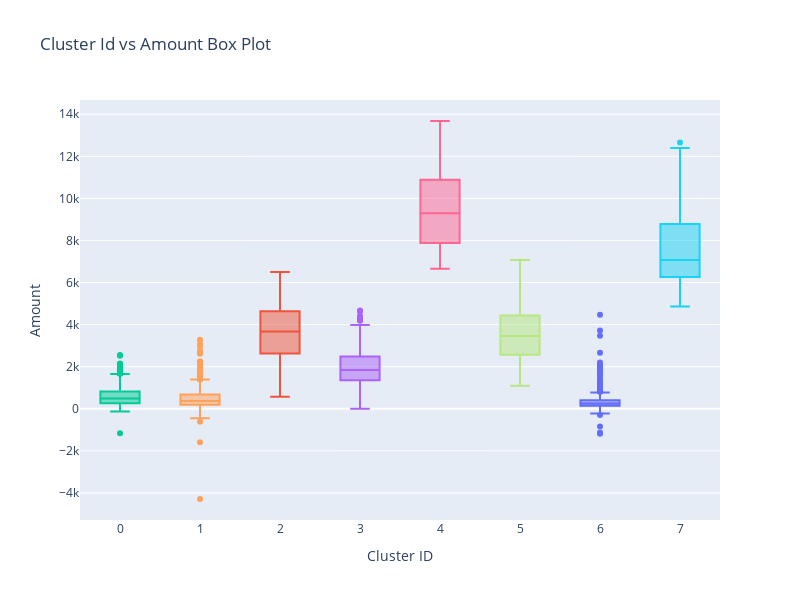

Notebook cell for this chart:
### Code cell
fig = px.box(merged_rfm, x='Cluster_Id', y='Amount',
             title="Cluster Id vs Amount Box Plot",
             labels={'Cluster_Id': 'Cluster ID', 'Amount': 'Amount'},
             color='Cluster_Id')

fig.update_layout(
    xaxis=dict(title="Cluster ID", title_font=dict(size=14)),
    yaxis=dict(title="Amount", title_font=dict(size=14)),
    showlegend=False,
    width=800,
    height=600
)

fig.show()

### Figure 1 — Plotly figure (JSON) as saved in the notebook; plotly's stock layout.template omitted (floating-point values rounded to 4 significant figures; data arrays with more than 128 entries replaced by an {"elided": "..."} marker saying what was removed)
{"data": [{"alignmentgroup": "True", "hovertemplate": "Cluster ID=%{x}<br>Amount=%{y}<extra></extra>", "legendgroup": "6", "marker": {"color": "#636efa"}, "name": "6", "notched": false, "offsetgroup": "6", "orientation": "v", "showlegend": true, "type": "box", "x": {"elided": "604 int values"}, "x0": " ", "xaxis": "x", "y": {"elided": "604 float values"}, "y0": " ", "yaxis": "y"}, {"alignmentgroup": "True", "hovertemplate": "Cluster ID=%{x}<br>Amount=%{y}<extra></extra>", "legendgroup": "2", "marker": {"color": "#EF553B"}, "name": "2", "notched": false, "offsetgroup": "2", "orientation": "v", "showlegend": true, "type": "box", "x": {"elided": "278 int values"}, "x0": " ", "xaxis": "x", "y": {"elided": "278 float values"}, "y0": " ", "yaxis": "y"}, {"alignmentgroup": "True", "hovertemplate": "Cluster ID=%{x}<br>Amount=%{y}<extra></extra>", "legendgroup": "0", "marker": {"color": "#00cc96"}, "name": "0", "notched": false, "offsetgroup": "0", "orientation": "v", "showlegend": true, "type": "box", "x": {"elided": "1737 int values"}, "x0": " ", "xaxis": "x", "y": {"elided": "1737 float values"}, "y0": " ", "yaxis": "y"}, {"alignmentgroup": "True", "hovertemplate": "Cluster ID=%{x}<br>Amount=%{y}<extra></extra>", "legendgroup": "3", "marker": {"color": "#ab63fa"}, "name": "3", "notched": false, "offsetgroup": "3", "orientation": "v", "showlegend": true, "type": "box", "x": {"elided": "768 int values"}, "x0": " ", "xaxis": "x", "y": {"elided": "768 float values"}, "y0": " ", "yaxis": "y"}, {"alignmentgroup": "True", "hovertemplate": "Cluster ID=%{x}<br>Amount=%{y}<extra></extra>", "legendgroup": "1", "marker": {"color": "#FFA15A"}, "name": "1", "notched": false, "offsetgroup": "1", "orientation": "v", "showlegend": true, "type": "box", "x": {"elided": "700 int values"}, "x0": " ", "xaxis": "x", "y": {"elided": "700 float values"}, "y0": " ", "yaxis": "y"}, {"alignmentgroup": "True", "hovertemplate": "Cluster ID=%{x}<br>Amount=%{y}<extra></extra>", "legendgroup": "7", "marker": {"color": "#19d3f3"}, "name": "7", "notched": false, "offsetgroup": "7", "orientation": "v", "showlegend": true, "type": "box", "x": [7, 7, 7, 7, 7, 7, 7, 7, 7, 7, 7, 7, 7, 7, 7, 7, 7, 7, 7, 7, 7, 7, 7, 7, 7, 7, 7, 7, 7, 7, 7, 7, 7, 7, 7, 7, 7, 7, 7, 7, 7, 7, 7, 7, 7, 7, 7, 7, 7, 7, 7, 7, 7, 7, 7, 7, 7, 7, 7, 7, 7, 7, 7, 7, 7, 7, 7, 7, 7, 7, 7, 7, 7], "x0": " ", "xaxis": "x", "y": [6208.0, 11060.0, 6416.0, 5059.0, 7830.0, 6547.0, 11990.0, 7187.0, 9861.0, 4864.0, 9294.0, 9120.0, 6977.0, 6748.0, 11580.0, 7092.0, 6855.0, 6912, 8689.0, 7741.0, 9804.0, 6083.0, 5815.0, 7073.0, 10740.0, 6703.0, 7792.0, 8025.0, 4912.0, 6135.0, 10460.0, 5977.0, 5670.0, 12650.0, 11340.0, 9452.0, 5843.0, 7913.0, 11120.0, 6530.0, 5757.0, 10330.0, 7804.0, 6945.0, 6569.0, 6424.0, 5126.0, 6102.0, 12390.0, 6288.0, 10220.0, 6618.0, 6841.0, 5204.0, 6676.0, 11900.0, 6749.0, 5665.0, 6654.0, 8568.0, 8094.0, 7066.0, 5462.0, 8574.0, 5116.0, 4892.0, 8601.0, 7331.0, 6838.0, 9066.0, 8393.0, 7490.0, 7277.0], "y0": " ", "yaxis": "y"}, {"alignmentgroup": "True", "hovertemplate": "Cluster ID=%{x}<br>Amount=%{y}<extra></extra>", "legendgroup": "4", "marker": {"color": "#FF6692"}, "name": "4", "notched": false, "offsetgroup": "4", "orientation": "v", "showlegend": true, "type": "box", "x": [4, 4, 4, 4, 4, 4, 4, 4, 4, 4, 4, 4, 4, 4, 4, 4, 4, 4, 4, 4, 4, 4, 4, 4, 4, 4, 4, 4, 4, 4, 4, 4, 4, 4, 4, 4, 4, 4, 4, 4, 4, 4, 4, 4, 4, 4, 4, 4, 4, 4, 4, 4, 4, 4, 4], "x0": " ", "xaxis": "x", "y": [7877.0, 13380.0, 8934.0, 7116.0, 13120.0, 13310.0, 9115.0, 13610.0, 13680.0, 12290.0, 8221.0, 6814.0, 6990.0, 10930.0, 9798.0, 7273.0, 12430.0, 10510, 10660.0, 9538.0, 8911.0, 8987.0, 7025.0, 11220.0, 9168.0, 9231.0, 7904.0, 11020.0, 8117.0, 7007.0, 7629.0, 9623.0, 7521.0, 6657.0, 8235.0, 12400.0, 6745.0, 10360.0, 12430.0, 9296.0, 8257.0, 7171.0, 6694.0, 10450.0, 10180.0, 10380.0, 10590.0, 8629.0, 11890.0, 10740.0, 10100.0, 13110.0, 10160.0, 6752.0, 7925.0], "y0": " ", "yaxis": "y"}, {"alignmentgroup": "True", "hovertemplate": "Cluster ID=%{x}<br>Amount=%{y}<extra></extra>", "legendgroup": "5", "marker": {"color": "#B6E880"}, "name": "5", "notched": false, "offsetgroup": "5", "orientation": "v", "showlegend": true, "type": "box", "x": [5, 5, 5, 5, 5, 5, 5, 5, 5, 5, 5, 5, 5, 5, 5, 5, 5, 5, 5, 5, 5, 5, 5, 5, 5, 5, 5, 5, 5, 5, 5, 5, 5, 5, 5, 5, 5, 5, 5, 5, 5, 5, 5, 5, 5, 5, 5, 5, 5, 5, 5, 5, 5, 5, 5, 5, 5, 5, 5, 5, 5, 5, 5, 5, 5, 5, 5, 5, 5, 5, 5, 5, 5, 5, 5, 5, 5, 5], "x0": " ", "xaxis": "x", "y": [6229.0, 5953.0, 4228.0, 3876.0, 3986.0, 5613.0, 5685.0, 3718.0, 5893.0, 3605.0, 2763.0, 3168.0, 2916.0, 1094.0, 6216.0, 5639.0, 4436.0, 5812.0, 2256.0, 2351.0, 4075.0, 2487.0, 4709.0, 1598.0, 1236.0, 1547.0, 2005.0, 4236.0, 1872.0, 6763.0, 2571.0, 4278.0, 2766.0, 3212.0, 3968.0, 4955.0, 2629.0, 3000.0, 3798.0, 2757.0, 3084.0, 1702.0, 5353.0, 2608.0, 3412.0, 3043.0, 2483.0, 3645.0, 6840.0, 7076.0, 2758.0, 1693.0, 3754.0, 1510.0, 6667.0, 4392.0, 3095.0, 3198.0, 3128.0, 3745.0, 6204.0, 1944.0, 2612.0, 4456.0, 4802.0, 3926.0, 2385, 3458.0, 5051.0, 3948.0, 3457.0, 3026.0, 1715.0, 4204.0, 2295.0, 4161.0, 2022.0, 1418.0], "y0": " ", "yaxis": "y"}], "layout": {"boxmode": "overlay", "height": 600, "legend": {"title": {"text": "Cluster ID"}, "tracegroupgap": 0}, "showlegend": false, "title": {"text": "Cluster Id vs Amount Box Plot"}, "width": 800, "xaxis": {"anchor": "y", "categoryarray": [6, 2, 0, 3, 1, 7, 4, 5], "categoryorder": "array", "domain": [0, 1], "title": {"font": {"size": 14}, "text": "Cluster ID"}}, "yaxis": {"anchor": "x", "domain": [0, 1], "title": {"font": {"size": 14}, "text": "Amount"}}}}
